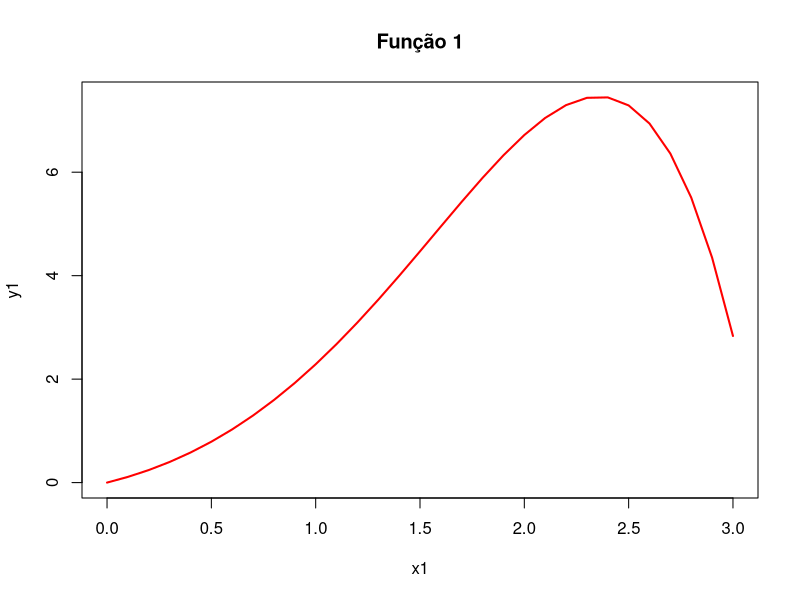
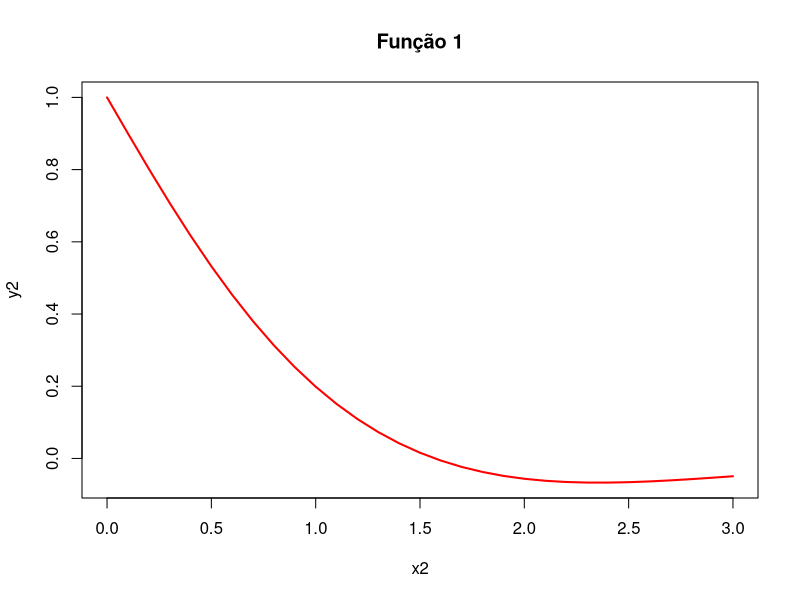
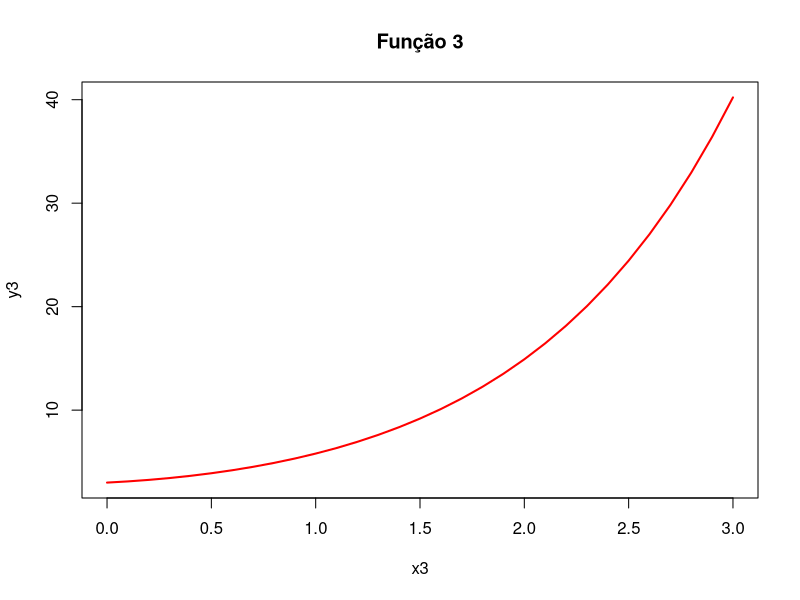
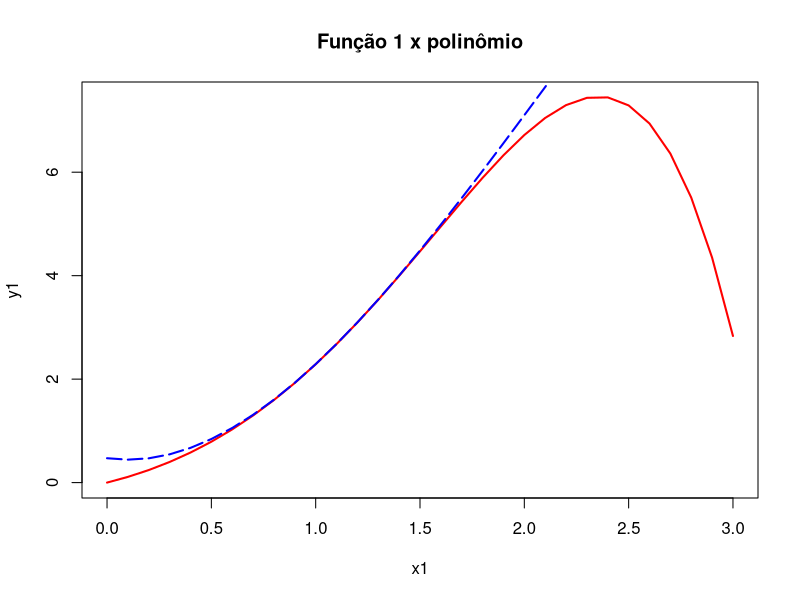
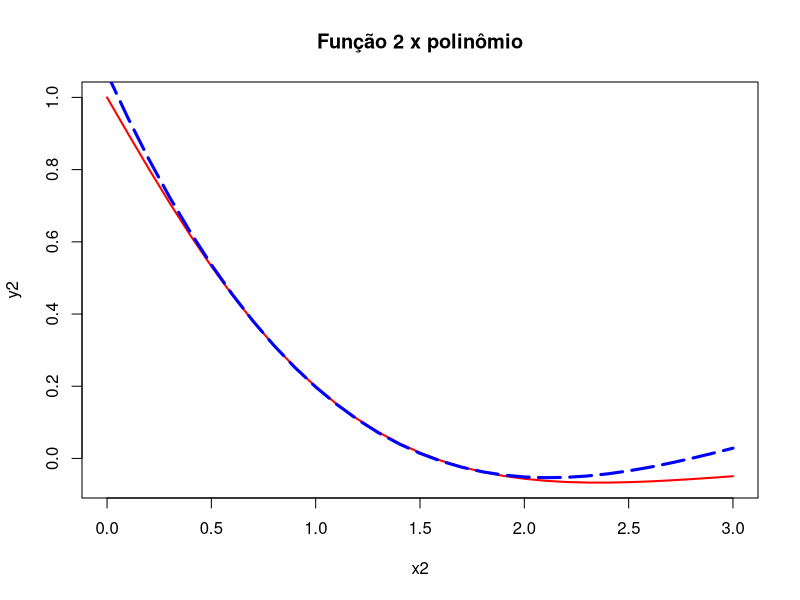
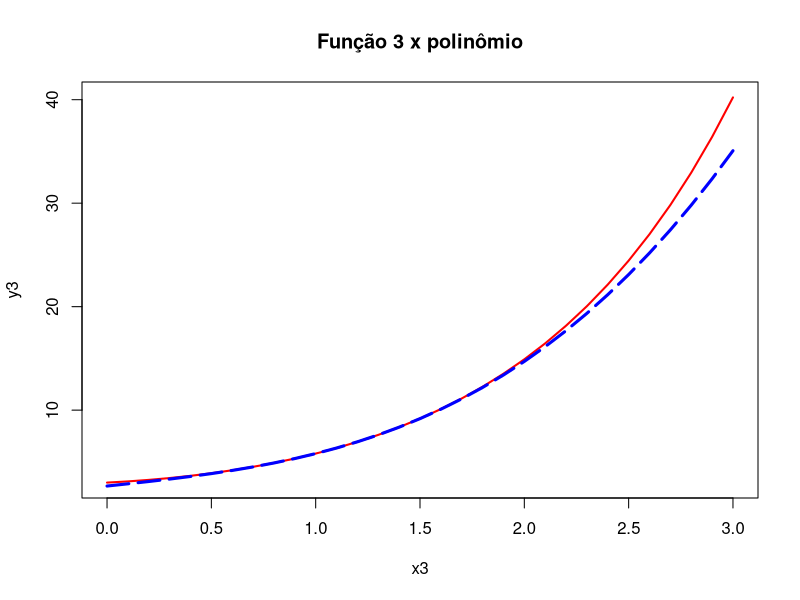

R code for these plots, in order:
#Lista 3

##Séries de Taylor
#1ª função
# y(x) = e^x*sen(x)
# x = 1.1
prim <- expression(exp(x)*sin(x))
prim

dev <- D(prim, 'x')
dev

x<-1.1
t1<-eval(prim)
t2<-eval(dev)
t3<-eval(D(dev,'x'))
t4<-eval(D(D(dev,'x'),'x'))

#Polinomio
sprintf("y(1.1)= %s + %s*(x-1.1) + %s/%s*(x-1.1)^2 + %s/%s*(x-1.1)^3"
        ,round(t1,2),round(t2,2),round(t3,2),factorial(2),round(t4,2),factorial(3))

rm(list = ls())
#2ª função
# y(x) = e^-x*cos(x)
prim <- expression(exp(-x)*cos(x))
prim

dev <- D(prim, 'x')
dev

x<-1.1
t1<-eval(prim)
t2<-eval(dev)
t3<-eval(D(dev,'x'))
t4<-eval(D(D(dev,'x'),'x'))

#Polinomio
sprintf("y(1.1)= %s + %s*(x-1.1) + %s/%s*(x-1.1)^2 + %s/%s*(x-1.1)^3"
        ,round(t1,2),round(t2,2),round(t3,2),factorial(2),round(t4,2),factorial(3))

rm(list = ls())

#3ª função
# y(x) = 2*e^x*+e^-x
prim <- expression(2*exp(x)+exp(-x))
prim

dev <- D(prim, 'x')
dev

x<-1.1
t1<-eval(prim)
t2<-eval(dev)
t3<-eval(D(dev,'x'))
t4<-eval(D(D(dev,'x'),'x'))

#Polinomio
sprintf("y(1.1)= %s + %s*(x-1.1) + %s/%s*(x-1.1)^2 + %s/%s*(x-1.1)^3"
        ,round(t1,2),round(t2,2),round(t3,2),factorial(2),round(t4,2),factorial(3))

rm(list = ls())

#Elaborar gráficos das funções acima
#função 1 
fun1<-function(x){
  length(x)
  for (i in 1:length(x)){
    y<- exp(x)*sin(x) 
  }
  return(y)
}
x1<-seq(0,3, by=0.1)
y1<-fun1(x1)
func1<- data.frame(x1,y1)

plot(func1, type= "n", main= 'Função 1')
lines(func1,col= 'red', lwd= 2)


#Função 2
fun2<-function(x){
  length(x)
  for (i in 1:length(x)){
    y<- exp(-x)*cos(x) 
  }
  return(y)
}
x2<-seq(0,3, by=0.1)
y2<-fun2(x2)
func2<- data.frame(x2,y2)

plot(func2, type = 'n', main= 'Função 1')
lines(func2,col= 'red', lwd= 2)


#Função 3
fun3<-function(x){
  length(x)
  for (i in 1:length(x)){
    y<- 2*exp(x)+exp(-x) 
  }
  return(y)
}
x3<-seq(0,3, by=0.1)
y3<-fun3(x3)
func3<- data.frame(x3,y3)
plot(func3, type = 'n', main= 'Função 3')
lines(func3,col= 'red', lwd= 2)


#Elaborar os gráficos dos polinômios que se aproximam das funções indicadas.
#função 1
func11<-function(x){
  length(x)
  for (i in 1:length(x)){
    y<- 2.68 + 4.04*(x-1.1) + 2.73/2*(x-1.1)^2-2.63/6*(x-1.1)^3
  }
  return(y)
}

x11<-seq(0,3, by=0.1)
y11<-func11(x11)
func11<- data.frame(x11,y11)

plot(func1, type = 'n', main= 'Função 1 x polinômio')
lines(func1,col= 'red', lwd= 2)
lines(func11,col= 'blue', lwd= 2,lty= 5)

#função 2
func22<-function(x){
  length(x)
  for (i in 1:length(x)){
    y<- 0.15-0.45*(x-1.1) + 0.59/2*(x-1.1)^2-0.29/6*(x-1.1)^3
  }
  return(y)
}

x22<-seq(0,3, by=0.1)
y22<-func22(x22)
func22<- data.frame(x22,y22)

plot(func2, type = 'n', main= 'Função 2 x polinômio')
lines(func2,col= 'red', lwd= 2)
lines(func22,col= 'blue', lwd= 3, lty= 5)

#função 3
func33<-function(x){
  length(x)
  for (i in 1:length(x)){
    y<- 6.34 + 5.68*(x-1.1) + 6.34/2*(x-1.1)^2 + 5.68/6*(x-1.1)^3
  }
  return(y)
}

x33<-seq(0,3, by=0.1)
y33<-func33(x33)
func33<- data.frame(x33,y33)

plot(func3, type = 'n', main= 'Função 3 x polinômio')
lines(func3,col= 'red', lwd= 2)
lines(func33,col= 'blue', lwd= 3, lty= 5)

##Integrais
rm(list =ls())
#a)
f<- function(x) 1/(16+x^2)
integrate(f,lower =0, upper = 3 )

#b)
f1<- function(x) 1/x
integrate(f1,lower =1, upper = 2 )

#c)
f2<- function(x) sqrt(1+x^2)
integrate(f2,lower =2, upper = 3 )

#d)
f3<- function(x) x*sqrt(4-x^2)
integrate(f3, lower = 0, upper = 2)

#e)
f4<- function(x) log(1+x^2)
integrate(f4, lower = 2, upper = 3)

#f)
f5<- function(x) 1/(16+x^2)
integrate(f5,lower =0, upper = 3 )

#g)
f6<- function(x) 1/(x+1)
integrate(f6,lower =0, upper = 1 )

